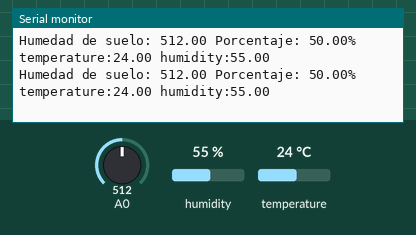
Simulated run of this sketch. Board: Arduino Leonardo, built with avr-gcc and run on an emulated ATmega32U4. Parts: the last lines printed to the serial monitor. Inputs (shaded band) come from the test bench; at power-on: humidity 55 %, A0 = 512, temperature 24 °C.

Above: at 3.8 s.
3.9 s: humidity set to 22 %
At 6.9 s:
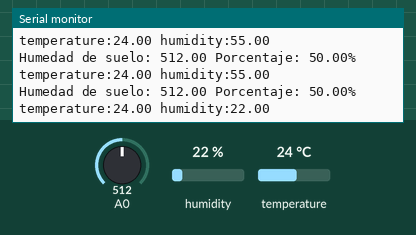
7.8 s: A0 set to 716
At 10.2 s:
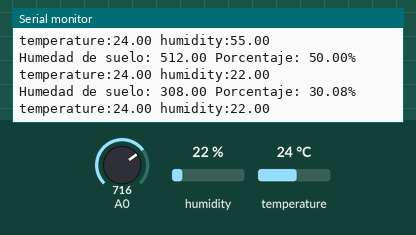
11.7 s: temperature set to 12 °C
At 13.5 s:
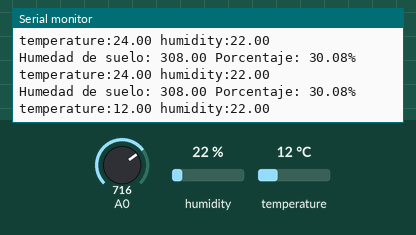
15.6 s: A0 set to 900
At 18.8 s:
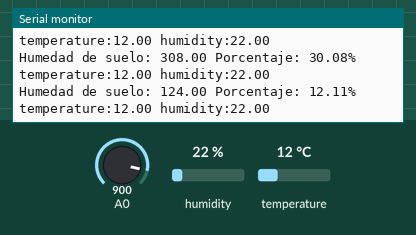
19.5 s: humidity set to 40 %
At 22.1 s:
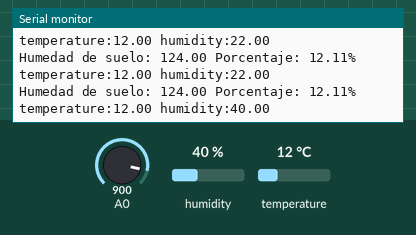
Timing chart, 0 to 23.6 s (numbered marks = the images above; inputs shaded):
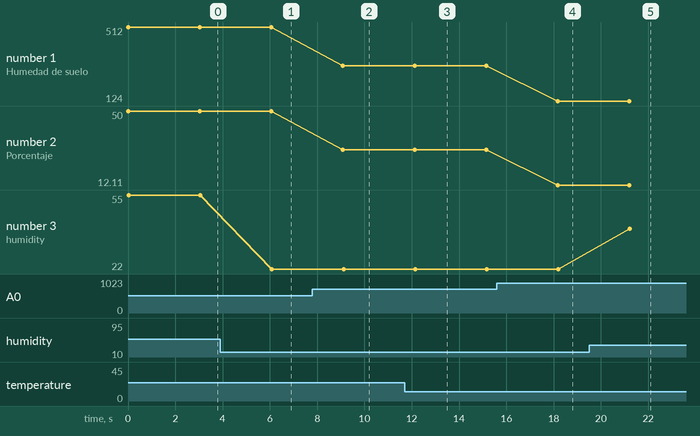

Measured:
- after the input at 3.9 s, the serial monitor: prints a new line after 2.2 s (image 1)
- after the input at 7.8 s, the serial monitor: prints a new line after 1.3 s (image 2)
- after the input at 11.7 s, the serial monitor: prints a new line after 0.44 s (image 3)
- after the input at 15.6 s, the serial monitor: prints a new line after 2.6 s (image 4)
- after the input at 19.5 s, the serial monitor: prints a new line after 1.7 s (image 5)
- plotted number 1: 512 → 308 after the input at 7.8 s, 308 → 124 after the input at 15.6 s
- plotted number 2: 50 → 30.08 after the input at 7.8 s, 30.08 → 12.11 after the input at 15.6 s
- plotted number 3: 55 → 22 after the input at 3.9 s, 22 → 40 after the input at 19.5 s

The sketch:

sensores_de_humedad_y_t_.ino
```cpp
#include <Wire.h>
#include <DHT11.h>
int pin=9;
DHT11 dht11(pin);
int Humedad=0;
int Lectura_Analogica=0;
void setup() {

  Serial.begin(9600);
  while (!Serial) {
      ; // wait for serial port to connect. Needed for Leonardo only
    }
}

void loop() {
        Lectura_Analogica= analogRead(A0); //Leer el valor del potenciómetro
        float Humedad = map(Lectura_Analogica, 0, 1023, 1024, 0);
        float Porcentaje= Humedad/10.24;

        Serial.println();
        Serial.print("Humedad de suelo: ");
        Serial.print(Humedad);
        Serial.print(" Porcentaje: ");
        Serial.print(Porcentaje);
        Serial.print("%");
        Serial.println();
         int err;
  float temp, humi;
  if((err=dht11.read(humi, temp))==0)
  {
    Serial.print("temperature:");
    Serial.print(temp);
    Serial.print(" humidity:");
    Serial.print(humi);
    Serial.println();
  }
  else
  {
    Serial.println();
    Serial.print("Error No :");
    Serial.print(err);
    Serial.println();
  }
  delay(DHT11_RETRY_DELAY); //delay for reread
        delay(2000);

}
```
